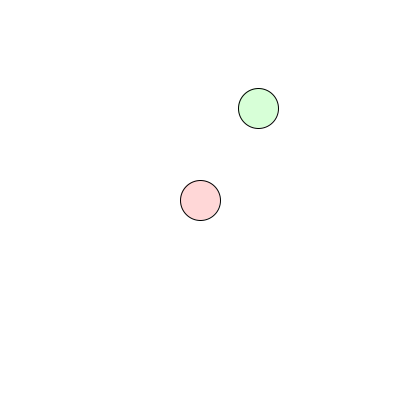
Frame 1 (no input)
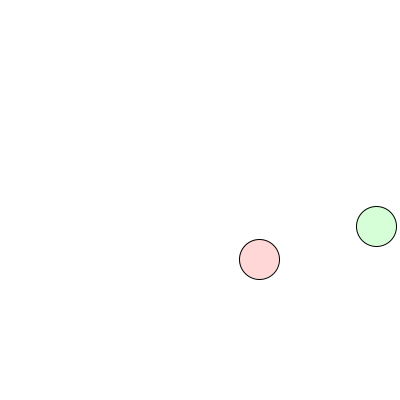
Frame 60 (the mouse pressed at the canvas centre just before this capture)
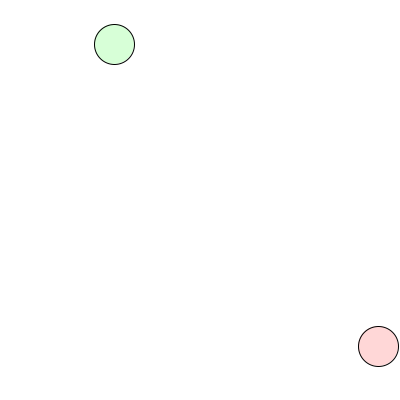
Frame 120 (the mouse held since frame 60 and released just before this capture)

The Processing sketch that drew these frames (run headless with seeded random() and noise(); from frame 60 on, the mouse is pressed at the canvas centre):

// Processing sketch: cirkeler_som_accelere_med_kanter_og_typecast
// ── cirkeler_som_accelere_med_kanter_og_typecast.pde
int diameter = 40;

//rød cirkel 
int xPos;
int yPos;
int xSpeed;
int ySpeed;
int acceleration;
int direction;
float xPosCollision = xPos;
float yPosCollision = yPos;

//grøn cirkel
int xPosNew, yPosNew;
int xSpeedNew;
int ySpeedNew;
int accelerationNew;
int directionNew;
float xPosNewCollision = xPosNew;
float yPosNewCollision = yPosNew;

float collision = diameter/2+5;


void setup() {
  size(400, 400);
  xPos=200;
  yPos=200;
  xSpeed=1;
  xSpeedNew=2;
  ySpeed=1;
  ySpeedNew=2;
  acceleration=2;
  accelerationNew=4;
  direction=-1;
  directionNew=-1;
  //xPosNew=1;
  xPosNew=(int) random(0, width);
  yPosNew= (int) (random(0, height)+4.3);
}

void draw() {
  background(255);

  //Rød cirkel
  fill(255, 0, 0, diameter);
  circle(xPos, yPos, diameter);
  xPos = xPos + xSpeed;
  yPos = yPos + ySpeed;


  //Grøn cirkel
  fill(0, 255, 0, diameter);
  circle(xPosNew, yPosNew, diameter);
  xPosNew = xPosNew + xSpeedNew;
  yPosNew = yPosNew + ySpeedNew;

  //hold dig inden for vinduet på X-aksen
  if (xPos > (width - diameter/2) || xPos < (0 + diameter/2)) {
    xSpeed = xSpeed * direction;
  }

  if (xPosNew > (width - diameter/2) || xPosNew < (0 + diameter/2)) {
    xSpeedNew = xSpeedNew * directionNew;
  }
  
  if(dist(xPos, yPos, xPosNew, yPosNew) <= collision){
    xSpeed = xSpeed * direction;
    xSpeedNew = xSpeedNew * directionNew;
    ySpeed = ySpeed * direction;
    ySpeedNew = ySpeedNew * directionNew;
  }
  
 

  //hold dig indenfor vinduet på Y-aksen
  if (yPos > (height - diameter) || yPos < diameter) {
    ySpeed = ySpeed * direction;
  }


  if (yPosNew > (height - diameter) || yPosNew < diameter) {
    ySpeedNew = ySpeedNew * directionNew;
  }
}

//acceler når man klikker på musen
void mousePressed() {
  xSpeed = xSpeed * acceleration;
  ySpeed = ySpeed * acceleration;
  xSpeedNew = xSpeedNew * accelerationNew;
  ySpeedNew = ySpeedNew * accelerationNew;
}

//skift retning når man klikker på en tast
void keyPressed() {
  xSpeed = xSpeed * direction;
  ySpeed = ySpeed * direction;
  xSpeedNew = xSpeedNew * directionNew;
  ySpeedNew = ySpeedNew * directionNew;
}
